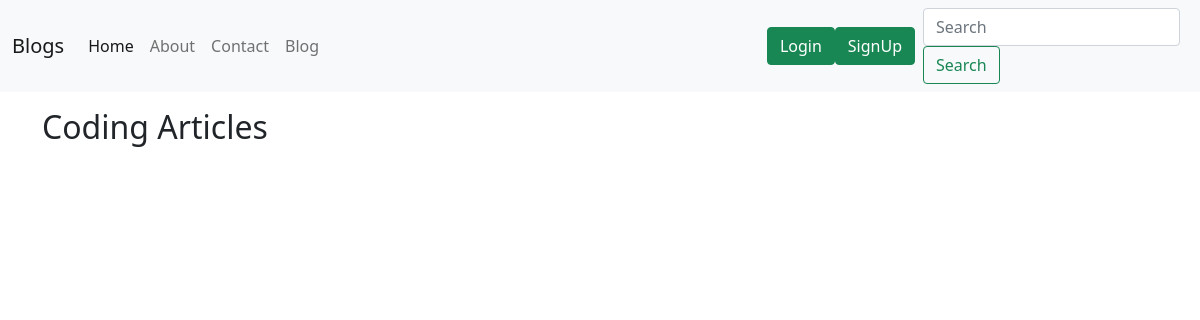
The page /blog/ on the database as committed earlier.
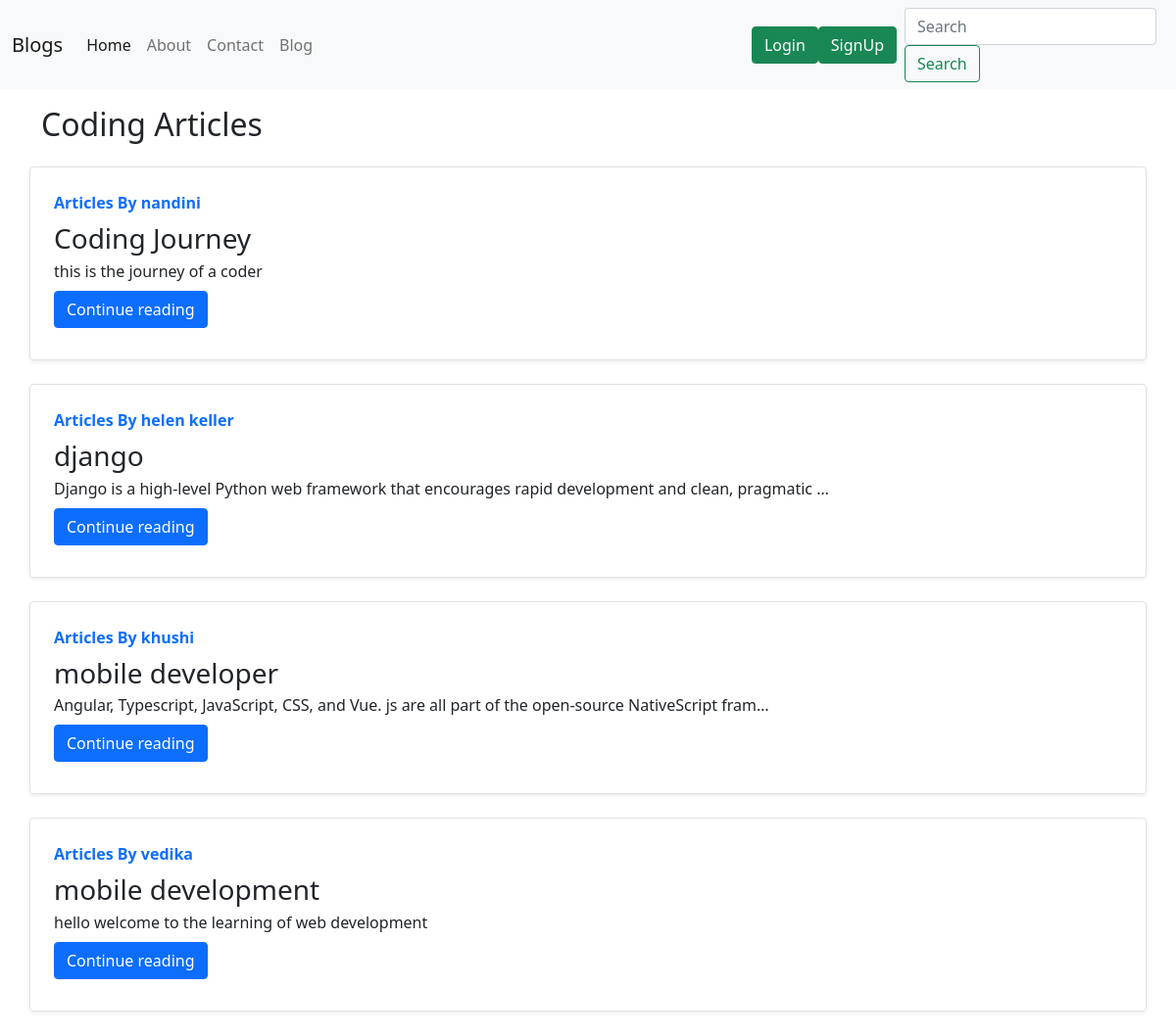
The same page on the database as committed later.
### blog/models.py (models this page shows, shortened)
class Post(models.Model):
    sno=models.AutoField(primary_key=True)
    title=models.CharField(max_length=255)
    author=models.CharField(max_length=14)
    slug=models.CharField(max_length=100)
    timeStamp:models.DateTimeField(blank=True)
    content=models.TextField()

### blog/views.py (the view)
# urls.py: path('',views.blogHome,name='blogHome'),
def blogHome(request):
    allPosts=Post.objects.all()
    context={'allPosts':allPosts}
    return render(request,'blog/blogHome.html',context)

### templates/blog/blogHome.html (shortened to what this page needs)
{% extends 'base.html' %}
{% block body %}
<div class="container my-3">
    <h2>Coding Articles</h2>
    {% for post in allPosts%}
    <div class="row no-gutters border rounded overflow-hidden flex-md-row mb-4 shadow-sm h-md-250 my-4 position-relative">
        <div class="col p-4 d-flex flex-column position-static">
            <strong class="d-inline-block mb-2 text-primary">Articles By {{post.author}}</strong>
            <h3 class="mb-0">{{post.title}}</h3>
            <p class="card-text mb-auto">{{post.content | truncatechars:100}}</p>
            <div class="my-2">
            	<a href="/blog/{{post.slug}}" role="button" class="btn btn-primary">Continue reading</a>
            </div>
        </div>
    </div>
        {%endfor%}
    </div>
 {% endblock body%}

### templates/base.html (shortened to what this page needs)
<!DOCTYPE html>
<html lang="en">
<head>
    <link href="https://cdn.jsdelivr.net/npm/bootstrap@5.0.2/dist/css/bootstrap.min.css" rel="stylesheet">
</head>
<body>
    <nav class="navbar navbar-expand-lg navbar-light bg-light">
        <div class="container-fluid">
          <a class="navbar-brand" href="#">Blogs</a>
          <div class="collapse navbar-collapse" id="navbarSupportedContent">
            <ul class="navbar-nav me-auto mb-2 mb-lg-0">
              <li class="nav-item">
                <a class="nav-link active" aria-current="page" href="/">Home</a>
              </li>
              <li class="nav-item">
                <a class="nav-link" href="/about">About</a>
              </li>
              <li class="nav-item">
                <a class="nav-link" href="/contact"  aria-disabled="true">Contact</a>
              </li>
              <li class="nav-item">
                <a class="nav-link" href="/blog"  aria-disabled="true">Blog</a>
              </li>
            </ul>
            {% if user.is_authenticated%}
      welcome {{request.user}}
        <a  href="/logout">Logout</a>
            {%else %}
            <button type="button" class="btn btn-success mr-2" data-bs-toggle="modal" data-bs-target="#loginModal">Login</button>
            <button type="button" class="btn btn-success mr-2" data-bs-toggle="modal" data-bs-target="#signupModal">SignUp</button>
            {%endif%}
            <form class="form-inline mx-2 my-2 my-lg-0">
                <input class="form-control mr-sm-2" type="search" placeholder="Search" aria-label="Search">
                <button class="btn btn-outline-success my-2 my-sm-0" type="submit">Search</button>
              </form>
      </nav>
      {% block body%}{% endblock body%}
</body>
</html>

Rows that differ between the two databases and show on the page:
added Post: author "nandini", title "Coding Journey", content "this is the journey of a coder"
added Post: author "helen keller", title "django", content "Django is a high-level Python web framework that encourages rapid development and clean, pragmatic …"
added Post: author "khushi", title "mobile developer", content "Angular, Typescript, JavaScript, CSS, and Vue. js are all part of the open-source NativeScript fram…"
added Post: author "vedika", title "mobile development", content "hello welcome to the learning of web development"
